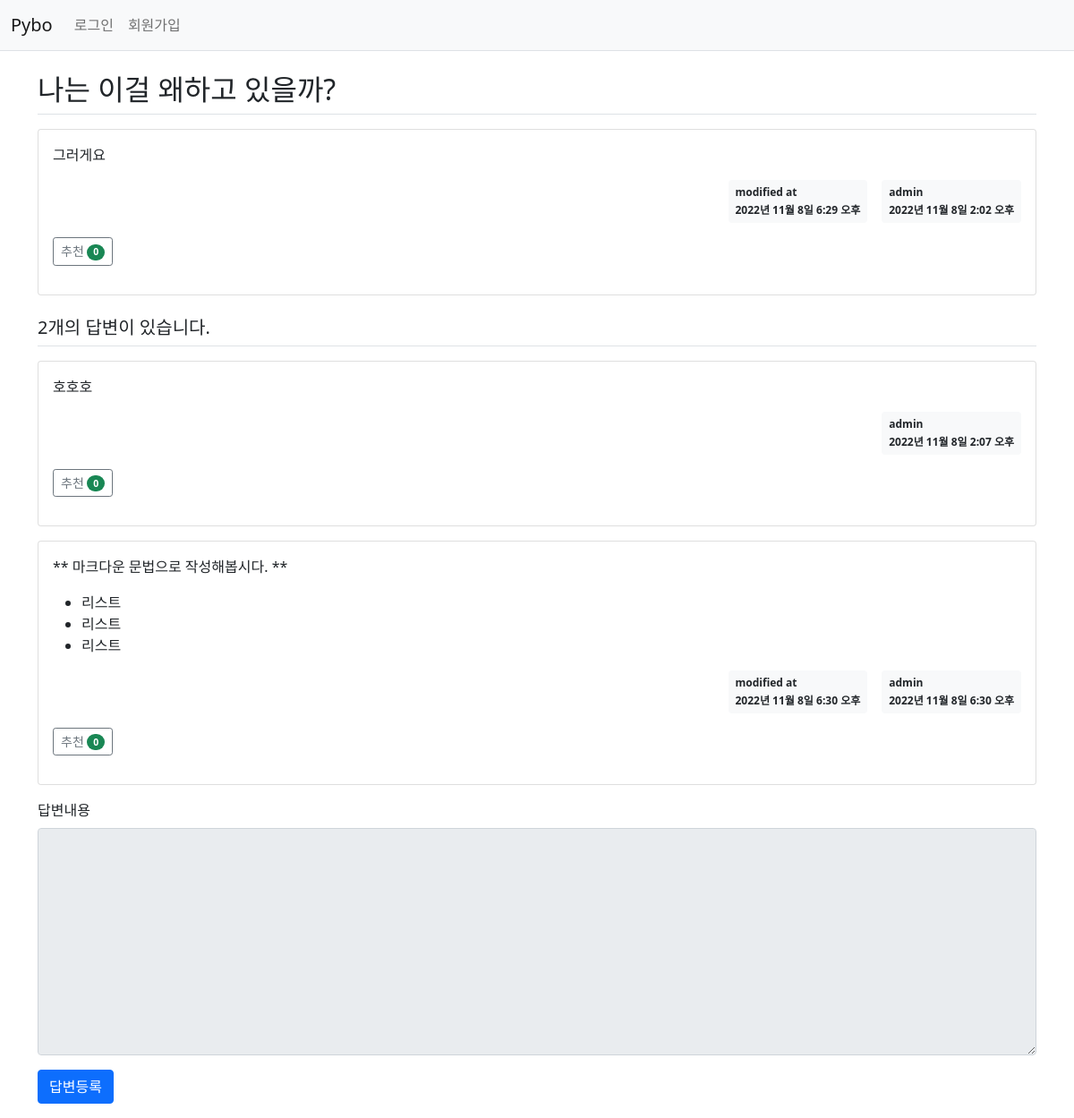
The page /pybo/303/ on the database its author committed.
### pybo/models.py (models this page shows, shortened)
class Question(models.Model): # 테이블 생성 ( 장고에서는 모델 )
    author = models.ForeignKey(User, on_delete=models.CASCADE, related_name='author_question') # 유저의 질문이므로 유저가 삭제되면 질문도 삭제
    subject = models.CharField(max_length=200) # char형(글자수 제한 O)
    content = models.TextField() # 텍스트 형(글자수 제한 x)
    create_date = models.DateTimeField()
    modify_date = models.DateTimeField(null=True,blank=True) # null값이나 입력 데이터 검증 시 값을 비워둘 수 있음
    voter = models.ManyToManyField(User,related_name='voter_question')  # 추천인 추가 (다대다 관계)

class Answer(models.Model):
    author = models.ForeignKey(User,on_delete=models.CASCADE)
    question = models.ForeignKey(Question, on_delete=models.CASCADE) # 질문이 있어야 답변이 있으므로 질문이 삭제되면 답변도 삭제
    content = models.TextField()
    create_date = models.DateTimeField()
    modify_date = models.DateTimeField(null=True, blank=True)  # null값이나 입력 데이터 검증 시 값을 비워둘 수 있음
    voter = models.ManyToManyField(User,related_name='voter_answer')  # 추천인 추가

### pybo/views/base_views.py (the view)
# urls.py: path('<int:question_id>/',base_views.detail,name='detail'), # 질문의 id값으로 url주소를 매핑한다.
def detail(request,question_id): # detail 뷰
    question = get_object_or_404(Question,pk=question_id) # 있으면 객체리턴, 없으면 404 오류메시지 리턴
    context = {'question':question}
    return render(request,'pybo/question_detail.html',context)

### pybo/templatetags/pybo_filter.py (called while the page is built)
@register.filter
def mark(value): # 입력 문자열을 HTML로 변환하는 함수
    extensions = ['nl2br','fenced_code'] # 줄바꿈문자를 <br>로 , 마크다운의 소스코드 표현에 필요함.
    return mark_safe(markdown.markdown(value,extensions=extensions))

### templates/pybo/question_detail.html (shortened to what this page needs)
{% extends 'base.html' %}
{% load pybo_filter %}
{% block content %}
<div class="container my-3">
    <h2 class="border-bottom py-2">{{ question.subject }}</h2>
    <div class="card my-3">
        <div class="card-body">
            <div class="card-text">{{ question.content|mark }}</div>
            <div class="d-flex justify-content-end">
                {% if question.modify_date %}
                <div class="badge bg-light text-dark p-2 text-start mx-3">
                    <div class="mb-2">modified at</div>
                    <div>{{ question.modify_date }}</div>
                </div>
                {% endif %}
                <div class="badge bg-light text-dark p-2 text-start">
                    <div class="mb-2">{{question.author.username}}</div>
                    <div>{{ question.create_date }}</div>
                </div>
            </div>
            <div class="my-3">
                <a href="javascript:void(0)" data-uri="{% url 'pybo:question_vote' question.id %}"
                   class="recommend btn btn-sm btn-outline-secondary"> 추천
                    <span class="badge rounded-pill bg-success">{{question.voter.count}}</span>
                </a>
            </div>
        </div>
    </div>
    <h5 class="border-bottom my-3 py-2">{{question.answer_set.count}}개의 답변이 있습니다.</h5>
    {% for answer in question.answer_set.all %}
    <div class="card my-3">
        <div class="card-body">
            <div class="card-text">{{ answer.content|mark }}</div>
            <div class="d-flex justify-content-end">
                {% if answer.modify_date %}
                <div class="badge bg-light text-dark p-2 text-start mx-3">
                    <div class="mb-2">modified at</div>
                    <div>{{ answer.modify_date }}</div>
                </div>
                {% endif %}
                <div class="badge bg-light text-dark p-2 text-start">
                    <div class="mb-2">{{question.author.username}}</div>
                    <div>{{ answer.create_date }}</div>
                </div>
            </div>
            <div class="my-3">
                <a href="javascript:void(0)" data-uri="{% url 'pybo:answer_vote' answer.id  %}"
                   class="recommend btn btn-sm btn-outline-secondary"> 추천
                    <span class="badge rounded-pill bg-success">{{answer.voter.count}}</span>
                </a>
            </div>
        </div>
    </div>
    {% endfor %}
    <form action="{% url 'pybo:answer_create' question.id %}" method="post" class="my-3">
        <div class="mb-3">
            <label for="content" class="form-label">답변내용</label>
            <textarea {% if not user.is_authenticated %}disabled{% endif %}
                      name="content" id="content" class="form-control" rows="10">
            </textarea>
        </div>
        <input type="submit" value="답변등록" class="btn btn-primary">
    </form>
</div>
{% endblock %}

### rows shown on the page
Question: subject "나는 이걸 왜하고 있을까?", content|mark "그러게요", modify_date "2022년 11월 8일 6:29 오후", author.username "admin", create_date "2022년 11월 8일 2:02 오후", voter.count "0", answer_set.count "2"
Answer: content|mark "호호호", create_date "2022년 11월 8일 2:07 오후", voter.count "0"
Answer: content|mark "** 마크다운 문법으로 작성해봅시다. ** 리스트 리스트 리스트", modify_date "2022년 11월 8일 6:30 오후", create_date "2022년 11월 8일 6:30 오후", voter.count "0"
